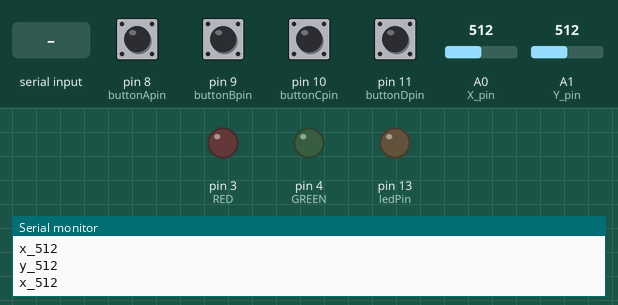
This sketch was run on a simulated Arduino Uno, built with avr-gcc and run on an emulated ATmega328P. Shown: output pins drawn as LEDs (lit = HIGH), the last lines printed to the serial monitor. Inputs (shaded band) come from the test bench; at power-on: pin 8 (buttonApin), pin 9 (buttonBpin), pin 10 (buttonCpin), pin 11 (buttonDpin) HIGH, A0 (X_pin) = 512, A1 (Y_pin) = 512.

Above: at 1.2 s.
1.3 s: pin 8 (buttonApin) pulled LOW for 0.15 s
At 2.1 s:
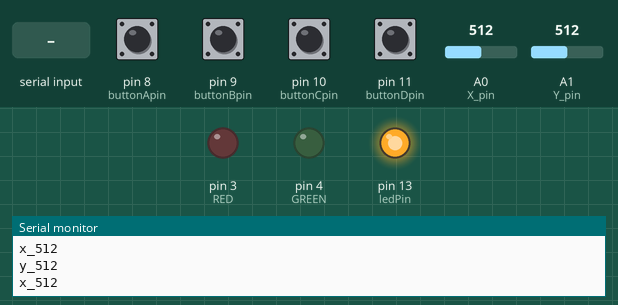
2.9 s: "R\n" received over Serial
At 3.2 s:
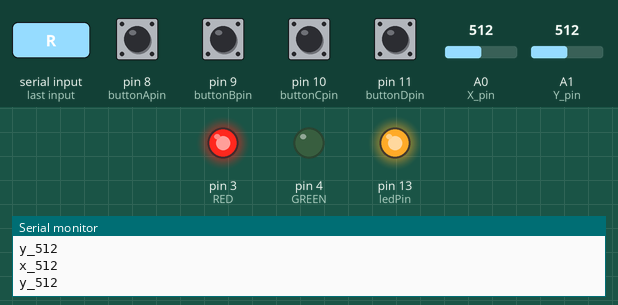
4.4 s: pin 9 (buttonBpin) pulled LOW for 0.15 s
At 5.6 s:
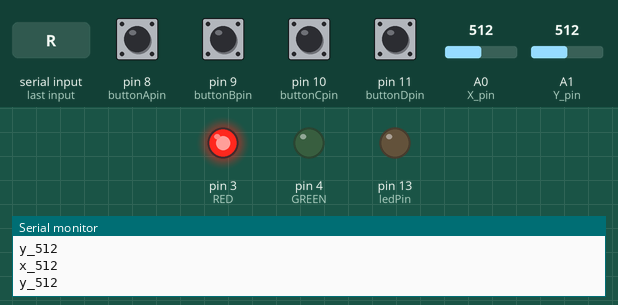
6.0 s: byte 71 ('G') received over Serial
At 6.8 s:
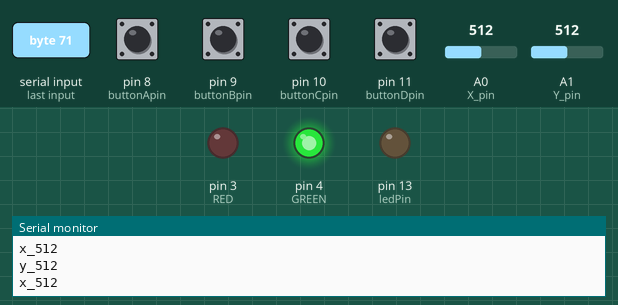
7.5 s: pin 10 (buttonCpin) pulled LOW for 0.15 s
At 8.0 s:
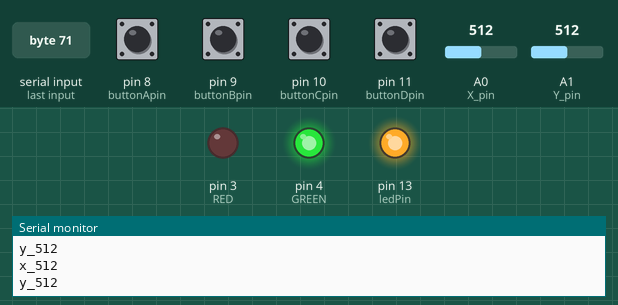
9.1 s: pin 9 (buttonBpin) pulled LOW for 1 s
At 10.5 s:
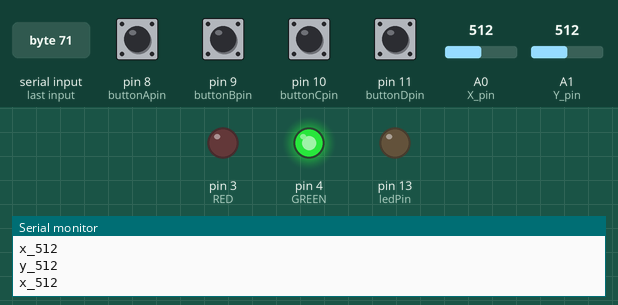
Timing chart, 0 to 12.1 s (numbered marks = the images above; inputs shaded):
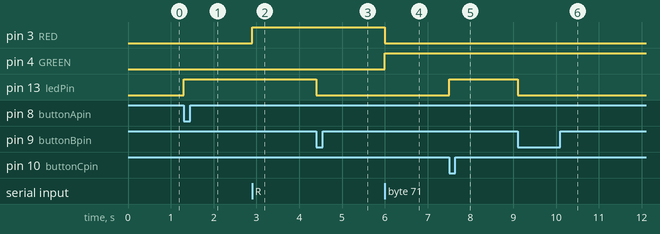

The sketch:

ArdityTest02.ino
```cpp
int buttonApin = 8;
int buttonBpin = 9;
int buttonCpin = 10;
int buttonDpin = 11;
const int SW_pin = 2; // digital pin connected to switch output
const int X_pin = 0; // analog pin connected to X output
const int Y_pin = 1; // analog pin connected to Y output

#define BLUE 2
#define GREEN 4
#define RED 3
const int ledPin = 13;//the led attach to

void setup() {
  // put your setup code here, to run once:
  Serial.begin(9600);
  pinMode(buttonApin, INPUT_PULLUP);
  pinMode(buttonBpin, INPUT_PULLUP);
  pinMode(buttonCpin, INPUT_PULLUP);
  pinMode(buttonDpin, INPUT_PULLUP);

  pinMode(RED, OUTPUT);
  pinMode(GREEN, OUTPUT);
  pinMode(BLUE, OUTPUT);

  pinMode(ledPin, OUTPUT);

  pinMode(SW_pin, INPUT);
  digitalWrite(SW_pin, HIGH);
  Serial.begin(9600);
}

void loop() {
  // put your main code here, to run repeatedly:
  if(digitalRead(buttonApin) == LOW){
    digitalWrite(ledPin,HIGH);
    Serial.println(1);
  }
  if(digitalRead(buttonBpin) == LOW){
    digitalWrite(ledPin,LOW);
    Serial.println(2);
  }
  if(digitalRead(buttonCpin) == LOW){
    digitalWrite(ledPin,HIGH);
    Serial.println(3);
  }
  if(digitalRead(buttonDpin) == LOW){
    digitalWrite(ledPin,LOW);
    Serial.println(4);
  }

  switch (Serial.read())
  {
    case 'R':
    digitalWrite(RED, HIGH);
    digitalWrite(GREEN, LOW);
    digitalWrite(BLUE, LOW);
    break;
    case 'G':
    digitalWrite(RED, LOW);
    digitalWrite(GREEN, HIGH);
    digitalWrite(BLUE, LOW);
    break;
    case 'B':
    digitalWrite(RED, LOW);
    digitalWrite(GREEN, LOW);
    digitalWrite(BLUE, HIGH);
    break;
  }

  Serial.print("x_");
  Serial.print(analogRead(X_pin));
  Serial.print("\n");
  Serial.print("y_");
  Serial.println(analogRead(Y_pin));
  Serial.print("\n");
}
```

Measured:
- after the input at 1.3 s, pin 13 (ledPin): LOW → HIGH at once
- after the input at 2.9 s, pin 3 (RED): LOW → HIGH at once
- after the input at 4.4 s, pin 13 (ledPin): HIGH → LOW at once
- after the input at 6.0 s, pin 3 (RED): HIGH → LOW at once; pin 4 (GREEN): LOW → HIGH at once
- after the input at 7.5 s, pin 13 (ledPin): LOW → HIGH at once
- after the input at 9.1 s, pin 13 (ledPin): HIGH → LOW at once
